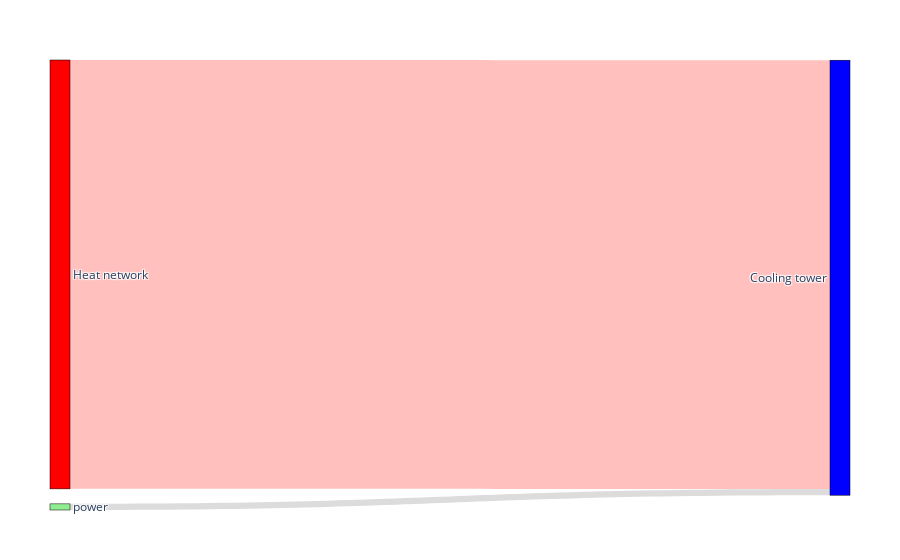

Notebook source saved alongside this figure:
### Markdown cell above
A **cooling tower** (ideal heat sink)

### Code cell
ct_in = [Resource(t=power,r=[14.3])]
ct_heat = [Heat(q=1000,Ts=298,Tt=318)]
ct = Tech(n="Cooling tower",i=ct_in,h=ct_heat)
vivi_sankey(ct,valueIndex=1)

### Figure 1 — Plotly figure (JSON) as saved in the notebook; plotly's stock layout.template omitted (floating-point values rounded to 4 significant figures)
{"data": [{"link": {"color": ["rgba(186,186,186,0.5)", "rgba(255,129,127,0.5)", "rgba(255,129,127,0.5)"], "source": [1, 2, 0], "target": [0, 0, 2], "value": [14.3, 1000, 0]}, "node": {"color": ["blue", "#90EE90", "red"], "label": ["Cooling tower", "power", "Heat network"], "line": {"color": "black", "width": 0.5}, "pad": 15, "thickness": 20}, "type": "sankey"}], "layout": {"margin": {"b": 50, "l": 50, "r": 50, "t": 60}}}
